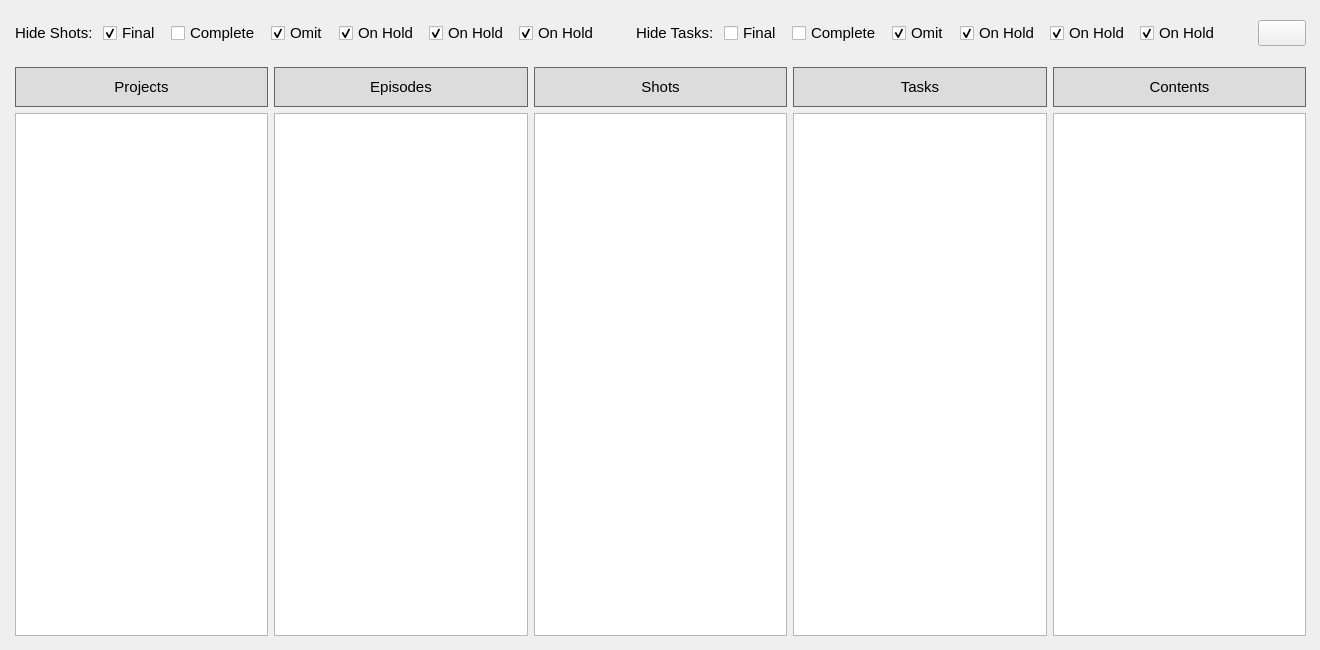
       <widget class="QWidget" name="folderTab">
        <property name="enabled">
         <bool>true</bool>
        </property>
        <property name="sizePolicy">
         <sizepolicy hsizetype="Preferred" vsizetype="Preferred">
          <horstretch>0</horstretch>
          <verstretch>0</verstretch>
         </sizepolicy>
        </property>
        <property name="minimumSize">
         <size>
          <width>0</width>
          <height>0</height>
         </size>
        </property>
        <property name="maximumSize">
         <size>
          <width>16777215</width>
          <height>16777215</height>
         </size>
        </property>
        <property name="font">
         <font>
          <pointsize>11</pointsize>
         </font>
        </property>
        <attribute name="title">
         <string>Folder View</string>
        </attribute>
        <widget class="QWidget" name="layoutWidget">
         <property name="geometry">
          <rect>
           <x>10</x>
           <y>10</y>
           <width>1301</width>
           <height>631</height>
          </rect>
         </property>
         <layout class="QVBoxLayout" name="verticalLayout_2" stretch="0,0">
          <property name="spacing">
           <number>6</number>
          </property>
          <property name="sizeConstraint">
           <enum>QLayout::SetDefaultConstraint</enum>
          </property>
          <property name="leftMargin">
           <number>0</number>
          </property>
          <property name="topMargin">
           <number>0</number>
          </property>
          <property name="rightMargin">
           <number>0</number>
          </property>
          <property name="bottomMargin">
           <number>0</number>
          </property>
          <item>
           <layout class="QHBoxLayout" name="horizontalLayout_4">
            <property name="spacing">
             <number>10</number>
            </property>
            <property name="leftMargin">
             <number>5</number>
            </property>
            <property name="topMargin">
             <number>10</number>
            </property>
            <property name="rightMargin">
             <number>5</number>
            </property>
            <property name="bottomMargin">
             <number>10</number>
            </property>
            <item>
             <widget class="QLabel" name="label_9">
              <property name="font">
               <font>
                <pointsize>11</pointsize>
               </font>
              </property>
              <property name="text">
               <string>Hide Shots:</string>
              </property>
             </widget>
            </item>
            <item>
             <widget class="QCheckBox" name="folderShotsFilter1">
              <property name="font">
               <font>
                <pointsize>11</pointsize>
               </font>
              </property>
              <property name="text">
               <string>Final</string>
              </property>
              <property name="checked">
               <bool>true</bool>
              </property>
             </widget>
            </item>
            <item>
             <widget class="QCheckBox" name="folderShotsFilter2">
              <property name="font">
               <font>
                <pointsize>11</pointsize>
               </font>
              </property>
              <property name="text">
               <string>Complete</string>
              </property>
             </widget>
            </item>
            <item>
             <widget class="QCheckBox" name="folderShotsFilter3">
              <property name="font">
               <font>
                <pointsize>11</pointsize>
               </font>
              </property>
              <property name="text">
               <string>Omit</string>
              </property>
              <property name="checked">
               <bool>true</bool>
              </property>
             </widget>
            </item>
            <item>
             <widget class="QCheckBox" name="folderShotsFilter4">
              <property name="font">
               <font>
                <pointsize>11</pointsize>
               </font>
              </property>
              <property name="text">
               <string>On Hold</string>
              </property>
              <property name="checked">
               <bool>true</bool>
              </property>
             </widget>
            </item>
            <item>
             <widget class="QCheckBox" name="folderShotsFilter5">
              <property name="font">
               <font>
                <pointsize>11</pointsize>
               </font>
              </property>
              <property name="text">
               <string>On Hold</string>
              </property>
              <property name="checked">
               <bool>true</bool>
              </property>
             </widget>
            </item>
            <item>
             <widget class="QCheckBox" name="folderShotsFilter6">
              <property name="font">
               <font>
                <pointsize>11</pointsize>
               </font>
              </property>
              <property name="text">
               <string>On Hold</string>
              </property>
              <property name="checked">
               <bool>true</bool>
              </property>
             </widget>
            </item>
            <item>
             <spacer name="horizontalSpacer">
              <property name="orientation">
               <enum>Qt::Horizontal</enum>
              </property>
              <property name="sizeType">
               <enum>QSizePolicy::Maximum</enum>
              </property>
              <property name="sizeHint" stdset="0">
               <size>
                <width>40</width>
                <height>20</height>
               </size>
              </property>
             </spacer>
            </item>
            <item>
             <widget class="QLabel" name="label_7">
              <property name="font">
               <font>
                <pointsize>11</pointsize>
               </font>
              </property>
              <property name="text">
               <string>Hide Tasks:</string>
              </property>
             </widget>
            </item>
            <item>
             <widget class="QCheckBox" name="folderTasksFilter1">
              <property name="font">
               <font>
                <pointsize>11</pointsize>
               </font>
              </property>
              <property name="text">
               <string>Final</string>
              </property>
              <property name="checked">
               <bool>false</bool>
              </property>
             </widget>
            </item>
            <item>
             <widget class="QCheckBox" name="folderTasksFilter2">
              <property name="font">
               <font>
                <pointsize>11</pointsize>
               </font>
              </property>
              <property name="text">
               <string>Complete</string>
              </property>
             </widget>
            </item>
            <item>
             <widget class="QCheckBox" name="folderTasksFilter3">
              <property name="font">
               <font>
                <pointsize>11</pointsize>
               </font>
              </property>
              <property name="text">
               <string>Omit</string>
              </property>
              <property name="checked">
               <bool>true</bool>
              </property>
             </widget>
            </item>
            <item>
             <widget class="QCheckBox" name="folderTasksFilter4">
              <property name="font">
               <font>
                <pointsize>11</pointsize>
               </font>
              </property>
              <property name="text">
               <string>On Hold</string>
              </property>
              <property name="checked">
               <bool>true</bool>
              </property>
             </widget>
            </item>
            <item>
             <widget class="QCheckBox" name="folderTasksFilter5">
              <property name="font">
               <font>
                <pointsize>11</pointsize>
               </font>
              </property>
              <property name="text">
               <string>On Hold</string>
              </property>
              <property name="checked">
               <bool>true</bool>
              </property>
             </widget>
            </item>
            <item>
             <widget class="QCheckBox" name="folderTasksFilter6">
              <property name="font">
               <font>
                <pointsize>11</pointsize>
               </font>
              </property>
              <property name="text">
               <string>On Hold</string>
              </property>
              <property name="checked">
               <bool>true</bool>
              </property>
             </widget>
            </item>
            <item>
             <spacer name="horizontalSpacer_3">
              <property name="orientation">
               <enum>Qt::Horizontal</enum>
              </property>
              <property name="sizeHint" stdset="0">
               <size>
                <width>40</width>
                <height>20</height>
               </size>
              </property>
             </spacer>
            </item>
            <item>
             <widget class="QPushButton" name="buttonFolder">
              <property name="sizePolicy">
               <sizepolicy hsizetype="Minimum" vsizetype="Preferred">
                <horstretch>0</horstretch>
                <verstretch>0</verstretch>
               </sizepolicy>
              </property>
              <property name="minimumSize">
               <size>
                <width>0</width>
                <height>0</height>
               </size>
              </property>
              <property name="font">
               <font>
                <pointsize>11</pointsize>
               </font>
              </property>
              <property name="text">
               <string/>
              </property>
              <property name="icon">
               <iconset>
                <selectedon>ui/images/folder_icon.png</selectedon>
               </iconset>
              </property>
             </widget>
            </item>
           </layout>
          </item>
          <item>
           <layout class="QHBoxLayout" name="horizontalLayout" stretch="1,1,1,1,1">
            <property name="spacing">
             <number>6</number>
            </property>
            <property name="sizeConstraint">
             <enum>QLayout::SetDefaultConstraint</enum>
            </property>
            <property name="leftMargin">
             <number>5</number>
            </property>
            <property name="topMargin">
             <number>5</number>
            </property>
            <property name="rightMargin">
             <number>5</number>
            </property>
            <property name="bottomMargin">
             <number>5</number>
            </property>
            <item>
             <layout class="QVBoxLayout" name="verticalLayout_3">
              <property name="leftMargin">
               <number>0</number>
              </property>
              <property name="topMargin">
               <number>0</number>
              </property>
              <property name="rightMargin">
               <number>0</number>
              </property>
              <property name="bottomMargin">
               <number>0</number>
              </property>
              <item>
               <widget class="QLabel" name="label_2">
                <property name="minimumSize">
                 <size>
                  <width>0</width>
                  <height>40</height>
                 </size>
                </property>
                <property name="font">
                 <font>
                  <pointsize>11</pointsize>
                 </font>
                </property>
                <property name="styleSheet">
                 <string notr="true">QLabel {
    background-color: rgb(220, 220, 220);
    border: 1px solid rgb(100, 100,100);
}</string>
                </property>
                <property name="text">
                 <string>Projects</string>
                </property>
                <property name="alignment">
                 <set>Qt::AlignCenter</set>
                </property>
               </widget>
              </item>
              <item>
               <widget class="QListWidget" name="projectList"/>
              </item>
             </layout>
            </item>
            <item>
             <layout class="QVBoxLayout" name="verticalLayout_5">
              <property name="leftMargin">
               <number>0</number>
              </property>
              <property name="topMargin">
               <number>0</number>
              </property>
              <property name="rightMargin">
               <number>0</number>
              </property>
              <property name="bottomMargin">
               <number>0</number>
              </property>
              <item>
               <widget class="QLabel" name="label_3">
                <property name="minimumSize">
                 <size>
                  <width>0</width>
                  <height>40</height>
                 </size>
                </property>
                <property name="font">
                 <font>
                  <pointsize>11</pointsize>
                 </font>
                </property>
                <property name="styleSheet">
                 <string notr="true">QLabel {
    background-color: rgb(220, 220, 220);
    border: 1px solid rgb(100, 100,100);
}</string>
                </property>
                <property name="text">
                 <string>Episodes</string>
                </property>
                <property name="alignment">
                 <set>Qt::AlignCenter</set>
                </property>
               </widget>
              </item>
              <item>
               <widget class="QListWidget" name="episodeList"/>
              </item>
             </layout>
            </item>
            <item>
             <layout class="QVBoxLayout" name="verticalLayout_6">
              <property name="leftMargin">
               <number>0</number>
              </property>
              <property name="topMargin">
               <number>0</number>
              </property>
              <property name="rightMargin">
               <number>0</number>
              </property>
              <property name="bottomMargin">
               <number>0</number>
              </property>
              <item>
               <widget class="QLabel" name="label_4">
                <property name="minimumSize">
                 <size>
                  <width>0</width>
                  <height>40</height>
                 </size>
                </property>
                <property name="maximumSize">
                 <size>
                  <width>16777215</width>
                  <height>16777215</height>
                 </size>
                </property>
                <property name="font">
                 <font>
                  <pointsize>11</pointsize>
                 </font>
                </property>
                <property name="styleSheet">
                 <string notr="true">QLabel {
    background-color: rgb(220, 220, 220);
    border: 1px solid rgb(100, 100,100);
}</string>
                </property>
                <property name="text">
                 <string>Shots</string>
                </property>
                <property name="alignment">
                 <set>Qt::AlignCenter</set>
                </property>
               </widget>
              </item>
              <item>
               <widget class="QListWidget" name="shotList"/>
              </item>
             </layout>
            </item>
            <item>
             <layout class="QVBoxLayout" name="verticalLayout_9">
              <property name="leftMargin">
               <number>0</number>
              </property>
              <property name="topMargin">
               <number>0</number>
              </property>
              <property name="rightMargin">
               <number>0</number>
              </property>
              <property name="bottomMargin">
               <number>0</number>
              </property>
              <item>
               <widget class="QLabel" name="label_10">
                <property name="minimumSize">
                 <size>
                  <width>0</width>
                  <height>40</height>
                 </size>
                </property>
                <property name="maximumSize">
                 <size>
                  <width>16777215</width>
                  <height>16777215</height>
                 </size>
                </property>
                <property name="font">
                 <font>
                  <pointsize>11</pointsize>
                 </font>
                </property>
                <property name="styleSheet">
                 <string notr="true">QLabel {
    background-color: rgb(220, 220, 220);
    border: 1px solid rgb(100, 100,100);
}</string>
                </property>
                <property name="text">
                 <string>Tasks</string>
                </property>
                <property name="alignment">
                 <set>Qt::AlignCenter</set>
                </property>
               </widget>
              </item>
              <item>
               <widget class="QListWidget" name="taskList"/>
              </item>
             </layout>
            </item>
            <item>
             <layout class="QVBoxLayout" name="verticalLayout_7">
              <property name="leftMargin">
               <number>0</number>
              </property>
              <property name="topMargin">
               <number>0</number>
              </property>
              <property name="rightMargin">
               <number>0</number>
              </property>
              <property name="bottomMargin">
               <number>0</number>
              </property>
              <item>
               <layout class="QHBoxLayout" name="horizontalLayout_6" stretch="9">
                <property name="spacing">
                 <number>0</number>
                </property>
                <property name="leftMargin">
                 <number>0</number>
                </property>
                <property name="topMargin">
                 <number>0</number>
                </property>
                <item>
                 <widget class="QLabel" name="label_5">
                  <property name="sizePolicy">
                   <sizepolicy hsizetype="Preferred" vsizetype="Preferred">
                    <horstretch>0</horstretch>
                    <verstretch>0</verstretch>
                   </sizepolicy>
                  </property>
                  <property name="minimumSize">
                   <size>
                    <width>0</width>
                    <height>40</height>
                   </size>
                  </property>
                  <property name="font">
                   <font>
                    <pointsize>11</pointsize>
                   </font>
                  </property>
                  <property name="styleSheet">
                   <string notr="true">QLabel {
    background-color: rgb(220, 220, 220);
    border: 1px solid rgb(100, 100,100);
}</string>
                  </property>
                  <property name="text">
                   <string>Contents</string>
                  </property>
                  <property name="alignment">
                   <set>Qt::AlignCenter</set>
                  </property>
                 </widget>
                </item>
               </layout>
              </item>
              <item>
               <widget class="QListWidget" name="contentsList"/>
              </item>
             </layout>
            </item>
           </layout>
          </item>
         </layout>
        </widget>
       </widget>
